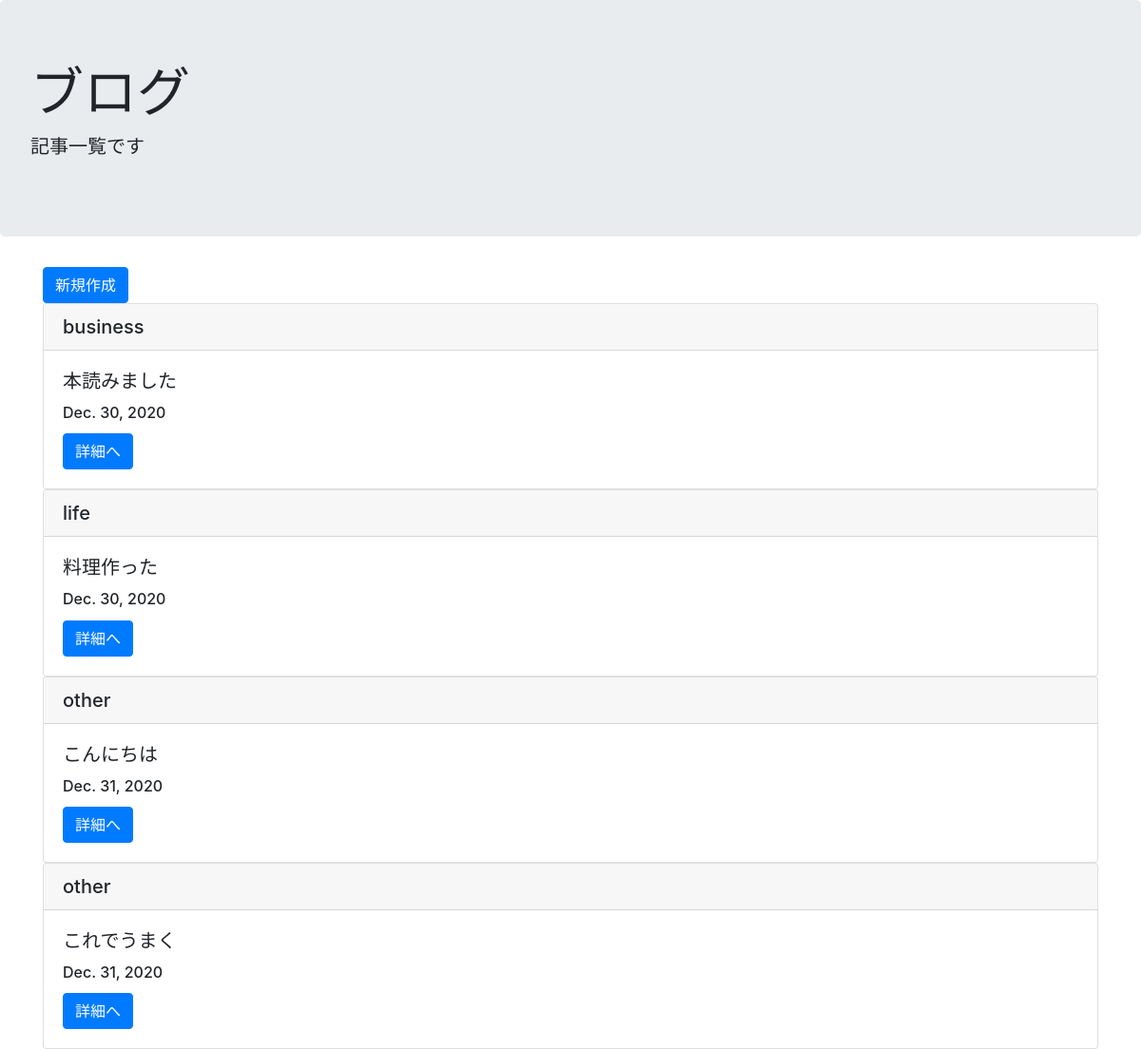
Page /list/ on the committed database.
### blogpost/models.py (models this page shows, shortened)
class BlogModel(models.Model):
    title = models.CharField(max_length=100)
    content = models.TextField()
    postdate = models.DateField(auto_now_add=True)
    category = models.CharField(
        max_length = 50,
        choices = CATEGORY
    )

### blogpost/views.py (the view)
# urls.py: path('list/', BlogList.as_view(), name='list'),
class BlogList(ListView):
    template_name = 'list.html'
    model = BlogModel

### templates/list.html
{% extends 'base.html' %}
{% block header %}
  <div class="jumbotron">
    <h1 class="display-4">ブログ</h1>
    <p class="lead">記事一覧です</p>
  </div>
{% endblock header %}
{% block content %}
    <div class='container'>
      <a href="{% url 'create' %}" class="btn btn-primary">新規作成</a>
      {% for item in object_list %}
        <div class="card">
          <h5 class="card-header">{{ item.category }}</h5>
          <div class="card-body">
            <h5 class="card-title">{{ item.title }}</h5>
            <h6 class="card-title">{{ item.postdate }}</h6>
            <a href="{% url 'detail' item.pk %}" class="btn btn-primary">詳細へ</a>
          </div>
        </div>
      {% endfor %}
    </div>
{% endblock content %}

### templates/base.html (shortened to what this page needs)
<!doctype html>
<html lang="ja">
  <head>
    <link rel="stylesheet" href="https://stackpath.bootstrapcdn.com/bootstrap/4.5.0/css/bootstrap.min.css">
  </head>
  <body>
    {% block header %}
    {% endblock header %}
    {% block content %}
    {% endblock content %}
  </body>
</html>

### rows in the picture
BlogModel: category "business", title "本読みました", postdate "Dec. 30, 2020"
BlogModel: category "life", title "料理作った", postdate "Dec. 30, 2020"
BlogModel: category "other", title "こんにちは", postdate "Dec. 31, 2020"
BlogModel: category "other", title "これでうまく", postdate "Dec. 31, 2020"
